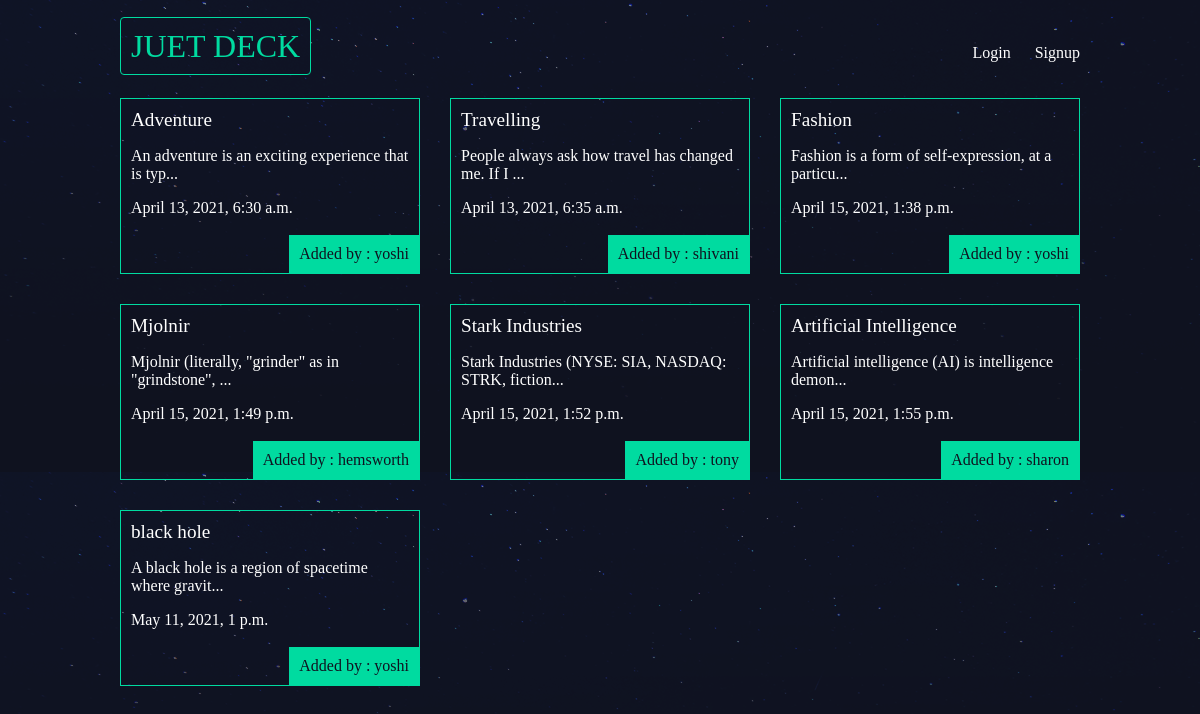
The app's page /articles/ with its own data.
### articles/models.py (models this page shows, shortened)
class Article(models.Model):
    title = models.CharField(max_length = 100)
    slug = models.SlugField()
    body = models.TextField()
    date = models.DateTimeField(auto_now_add = True)
    thumb = models.ImageField(default = 'default.png', blank = True)
    author = models.ForeignKey(User,on_delete=models.CASCADE, default = None)
    def snippet(self):
        return self.body[:50]+'...'

### articles/views.py (the view)
def article_list(request):
    articles = Article.objects.all().order_by('date')
    return render(request, 'articles/article_list.html',{'articles':articles})

### articles/templates/articles/article_list.html
{% extends 'base_layout.html' %}
{% block content%}
    <div class="articles">
      {%for article in articles %}
      <div class="article">
        <h2><a href="{% url 'articles:details' slug=article.slug %}">{{article.title}}</a></h2>
        <p>{{article.snippet}}</p>
        <p>{{article.date}}</p>
        <p class="author">Added by : {{article.author.username}}</p>
      </div>
      {% endfor %}
    </div>
{% endblock %}

### assets/styles.css (style rules this page uses)
body { background-color: #0f121f; background-image: url(stars.png); background-repeat-y: no-repeat; color: #fff; }
h1, h2, h3, h4, h5 { font-weight: normal; margin: 0; }
a,a:hover, a:visited { color: #fff; text-decoration: none; }
.articles { display: grid; grid-template-columns: 1fr 1fr 1fr; grid-gap: 30px; }
.article { padding: 10px; border: 1px solid #00dba0; position: relative; padding-bottom: 40px; }
.article h2 { font-size: 1.2rem; }
.article .author { padding: 10px; background: #00dba0; position: absolute; right: 0; bottom: 0; margin: 0; color: #0f121f; }

### records on screen
Article: title "Adventure", snippet "An adventure is an exciting experience that is typ...", date "April 13, 2021, 6:30 a.m.", author.username "yoshi"
Article: title "Travelling", snippet "People always ask how travel has changed me. If I ...", date "April 13, 2021, 6:35 a.m.", author.username "shivani"
Article: title "Fashion", snippet "Fashion is a form of self-expression, at a particu...", date "April 15, 2021, 1:38 p.m.", author.username "yoshi"
Article: title "Mjolnir", snippet "Mjolnir (literally, \"grinder\" as in \"grindstone\", ...", date "April 15, 2021, 1:49 p.m.", author.username "hemsworth"
Article: title "Stark Industries", snippet "Stark Industries (NYSE: SIA, NASDAQ: STRK, fiction...", date "April 15, 2021, 1:52 p.m.", author.username "tony"
Article: title "Artificial Intelligence", snippet "Artificial intelligence (AI) is intelligence demon...", date "April 15, 2021, 1:55 p.m.", author.username "sharon"
Article: title "black hole", snippet "A black hole is a region of spacetime where gravit...", date "May 11, 2021, 1 p.m.", author.username "yoshi"
